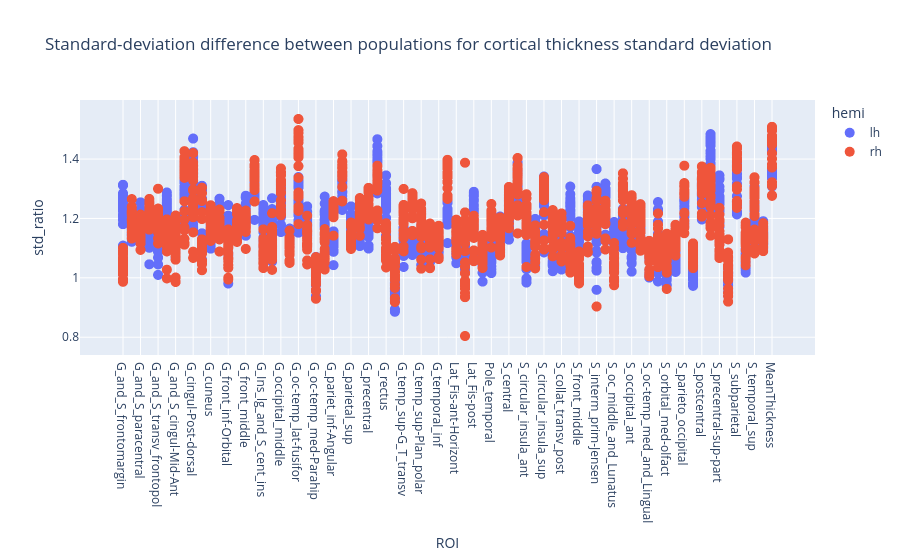

Source (notebook cell):
### Markdown cell above
#### Standard deviation ratio

### Code cell
std_diff = cohen_d_thickness.copy()
std_diff["std_ratio"] = std_diff["std_pop1"] / std_diff["std_pop2"]
# filter out eTIV and BrainSegVolNotVent
std_diff = std_diff[~std_diff["ROI"].isin(["eTIV", "BrainSegVolNotVent"])]
fig = px.scatter(
    std_diff,
    x="ROI",
    y="std_ratio",
    color="hemi",
    hover_name="ROI",
    title="Standard-deviation difference between populations for cortical thickness standard deviation",
).update_traces(marker=dict(size=10))
print_figure(fig, filename="figures/std_diff_thickness.png")

### Figure 1 — Plotly figure (JSON) as saved in the notebook; plotly's stock layout.template omitted (floating-point values rounded to 4 significant figures; data arrays with more than 128 entries replaced by an {"elided": "..."} marker saying what was removed)
{"data": [{"hovertemplate": "<b>%{hovertext}</b><br><br>hemi=lh<br>ROI=%{x}<br>std_ratio=%{y}<extra></extra>", "hovertext": {"elided": "1875 str values"}, "legendgroup": "lh", "marker": {"color": "#636efa", "size": 10, "symbol": "circle"}, "mode": "markers", "name": "lh", "showlegend": true, "type": "scattergl", "x": {"elided": "1875 str values"}, "xaxis": "x", "y": {"elided": "1875 float values"}, "yaxis": "y"}, {"hovertemplate": "<b>%{hovertext}</b><br><br>hemi=rh<br>ROI=%{x}<br>std_ratio=%{y}<extra></extra>", "hovertext": {"elided": "1875 str values"}, "legendgroup": "rh", "marker": {"color": "#EF553B", "size": 10, "symbol": "circle"}, "mode": "markers", "name": "rh", "showlegend": true, "type": "scattergl", "x": {"elided": "1875 str values"}, "xaxis": "x", "y": {"elided": "1875 float values"}, "yaxis": "y"}], "layout": {"legend": {"title": {"text": "hemi"}, "tracegroupgap": 0}, "title": {"text": "Standard-deviation difference between populations for cortical thickness standard deviation"}, "xaxis": {"anchor": "y", "domain": [0, 1], "title": {"text": "ROI"}}, "yaxis": {"anchor": "x", "domain": [0, 1], "title": {"text": "std_ratio"}}}}
